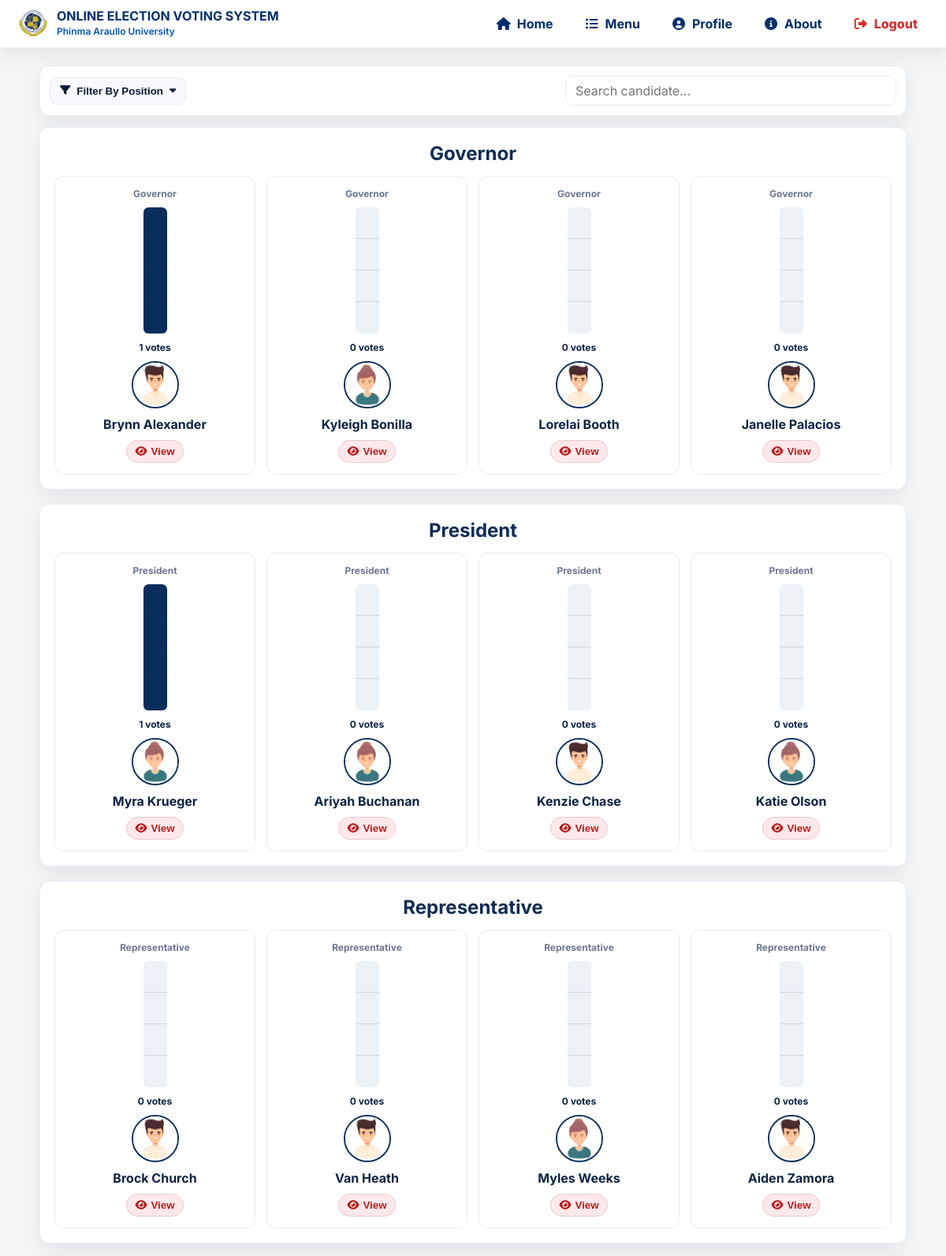
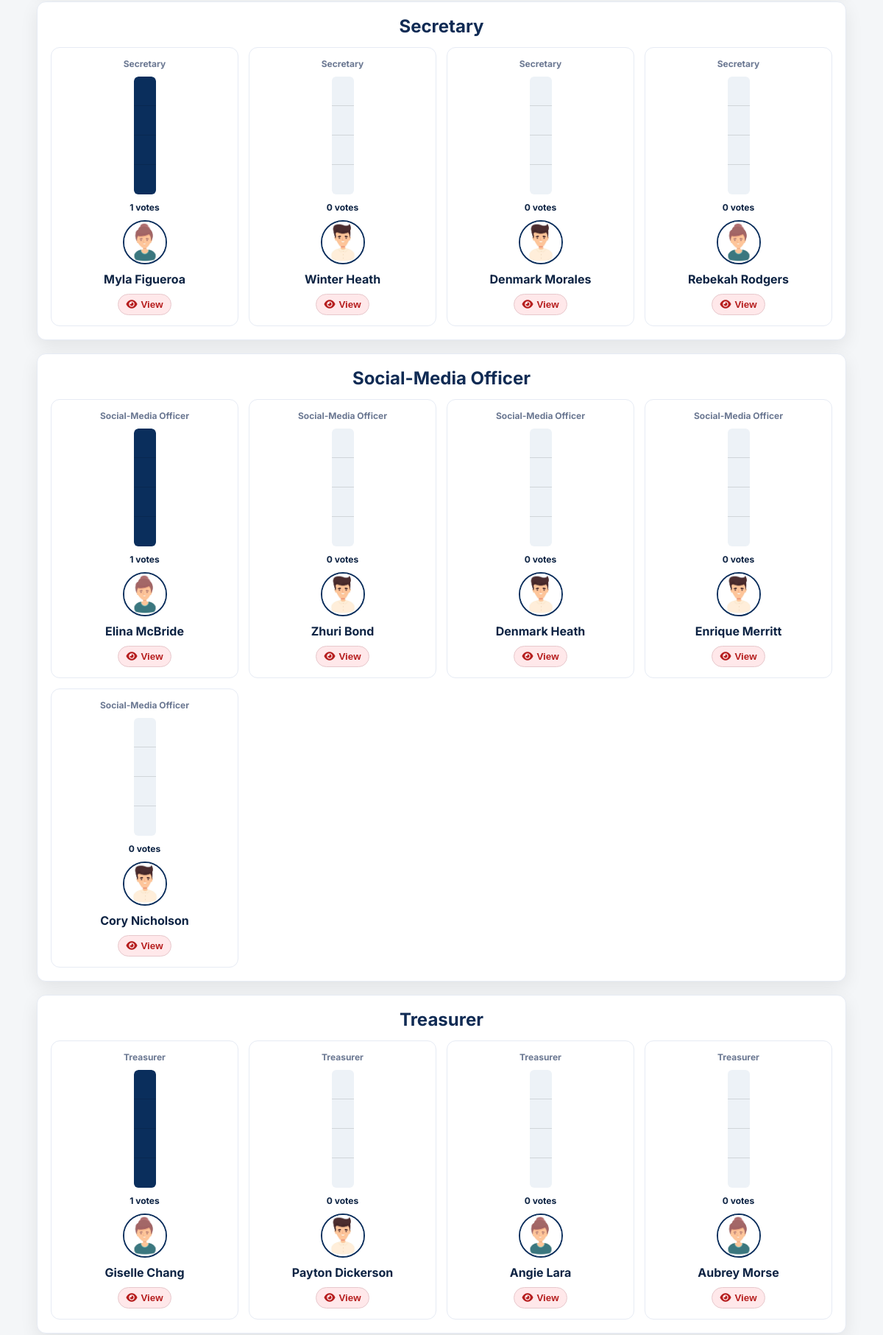
The app's page /election_officer/result.php (signed in, upper part) with its own data (2 pictures, top to bottom).
### tables this page shows
CREATE TABLE `candidate` (
  `CandidateID` int(11) NOT NULL,
  `abc` varchar(1) NOT NULL,
  `Position` varchar(200) NOT NULL,
  `Party` varchar(100) NOT NULL,
  `FirstName` varchar(200) NOT NULL,
  `LastName` varchar(200) NOT NULL,
  `MiddleName` varchar(100) NOT NULL,
  `Gender` varchar(6) NOT NULL,
  `Year` varchar(100) NOT NULL,
  `Photo` varchar(200) NOT NULL,
  `Qualification` text NOT NULL
);

### election_officer/result.php (the view, shortened to what this page needs)
<?php
include('dbcon.php');
$pos_res = mysqli_query($conn, "SELECT DISTINCT Position FROM candidate ORDER BY Position ASC");
$positions = [];
while ($r = mysqli_fetch_assoc($pos_res)) { $positions[] = $r['Position']; }
function fetchCandidatesByPosition($conn, $position){
  $safe = mysqli_real_escape_string($conn, $position);
  $q = mysqli_query($conn, "
    SELECT c.CandidateID, c.FirstName, c.LastName, c.Year, c.Position, c.Photo, c.Qualification, c.Party,
           (SELECT COUNT(*) FROM votes v WHERE v.CandidateID = c.CandidateID) AS vote_count
    FROM candidate c
    WHERE c.Position = '$safe'
    ORDER BY vote_count DESC, c.LastName ASC
  ");
  $rows = [];
  while($row = mysqli_fetch_assoc($q)){ $rows[] = $row; }
  return $rows;
}
?>
<!DOCTYPE html>
<html lang="en">
<head>
  <link rel="stylesheet" href="https://cdnjs.cloudflare.com/ajax/libs/font-awesome/6.5.0/css/all.min.css" />
</head>
<body>
<header>
  <div class="logo-section">
    <img src="images/au.png" alt="Logo" />
    <div class="title">ONLINE ELECTION VOTING SYSTEM<br /><small>Phinma Araullo University</small></div>
  </div>
  <nav>
    <div class="nav-item"><a href="home.php"><i class="fas fa-home"></i> Home</a></div>
    <div class="nav-item">
      <a href="#"><i class="fas fa-list-ul"></i> Menu</a>
    </div>
    <div class="nav-item">
      <a href="#"><i class="fas fa-user-circle"></i> Profile</a>
    </div>
    <div class="nav-item"><a href="about.php"><i class="fas fa-circle-info"></i> About</a></div>
    <div class="nav-item logout"><a href="logout.php"><i class="fas fa-sign-out-alt"></i> Logout</a></div>
  </nav>
</header>
<main>
  <div class="container">
    <div class="tools">
      <div class="filter-wrap">
        <button class="btn" id="filterBtn" type="button">
          <i class="fa fa-filter"></i> Filter By Position <i class="fa fa-caret-down" aria-hidden="true"></i>
        </button>
      </div>
      <div class="search-wrap">
        <input type="search" id="searchBox" placeholder="Search candidate..." />
      </div>
    </div>
    <?php
      foreach ($positions as $position):
        $cands = fetchCandidatesByPosition($conn, $position);
        $max_votes = max(array_column($cands, 'vote_count'));
    ?>
      <section class="section position-section" data-position="<?php echo htmlspecialchars($position); ?>">
        <h2><?php echo htmlspecialchars($position); ?></h2>
        <div class="grid">
          <?php foreach($cands as $cand):
            $h = ($max_votes > 0) ? round(($cand['vote_count'] / $max_votes) * 100, 2) : 0;
            $fullName = $cand['FirstName'].' '.$cand['LastName'];
          ?>
            <article class="card candidate-card"
                     data-name="<?php echo htmlspecialchars(strtolower($fullName)); ?>">
              <div class="pos-label"><?php echo htmlspecialchars($position); ?></div>
              <div class="bar-rail">
                <div class="bar-tick t1"></div>
                <div class="bar-tick t2"></div>
                <div class="bar-tick t3"></div>
                <div class="bar-fill" style="height: <?php echo $h; ?>%;"></div>
              </div>
              <div class="votes"><?php echo (int)$cand['vote_count']; ?> votes</div>
              <img class="avatar" src="<?php echo $cand['Photo']; ?>" alt="<?php echo htmlspecialchars($fullName); ?>" />
              <div class="name"><?php echo htmlspecialchars($fullName); ?></div>
              <button class="pill view-btn"
                data-photo="<?php echo htmlspecialchars($cand['Photo']); ?>"
                data-name="<?php echo htmlspecialchars($fullName); ?>"
                data-position="<?php echo htmlspecialchars($cand['Position']); ?>"
                data-year="<?php echo htmlspecialchars($cand['Year']); ?>"
                data-party="<?php echo htmlspecialchars($cand['Party']); ?>"
                data-votes="<?php echo (int)$cand['vote_count']; ?>"
                data-qual="<?php echo htmlspecialchars($cand['Qualification']); ?>">
                <i class="fa fa-eye"></i> View
              </button>
            </article>
          <?php endforeach; ?>
        </div>
      </section>
    <?php endforeach; ?>
  </div>
</main>
</body>
</html>

### election_officer/result.php (style rules this page uses)
:root { --primary:#002f6c; --accent:#0056b3; --bg:#f4f6f8; --white:#fff; --ink:#0d2343; --muted:#6c7b90; --border:#e6ebf4; --shadow:0 8px 24px rgba(0,0,0,.08); --ring:#9ec5ff; --table-head:#0a2e5c; }
* { box-sizing:border-box }
html,body { height:100% }
body { font-family:Inter,system-ui,-apple-system,Segoe UI,Roboto,Arial,sans-serif;background:var(--bg);margin:0;color:var(--ink) }
a { text-decoration:none;color:inherit }
header { background:var(--white); box-shadow:var(--shadow); border-bottom:1px solid var(--border); padding:10px 22px; display:flex; justify-content:space-between; align-items:center; gap:16px; position:sticky; top:0; z-index:10; }
.logo-section { display:flex; align-items:center; gap:10px }
.logo-section img { height:40px }
.logo-section .title { font-weight:700; font-size:16px; color:var(--primary); line-height:1.1 }
.logo-section .title small { font-weight:600; font-size:12px; color:var(--accent) }
nav { display:flex; align-items:center; gap:12px }
.nav-item { position:relative }
.nav-item > a { display:inline-flex; align-items:center; gap:8px; padding:8px 14px; border-radius:10px; font-weight:700; color:var(--primary); transition:.2s }
.nav-item > a i { width:18px; text-align:center }
.nav-item.logout > a { color:#d92d2d; font-weight:800 }
main { padding:22px 16px }
.container { max-width:1100px; margin:0 auto }
.tools { display:flex; align-items:center; justify-content:space-between; gap:12px; background:#fff; border:1px solid var(--border); border-radius:12px; box-shadow:var(--shadow); padding:12px; margin-bottom:14px; }
.btn { display:inline-flex; align-items:center; gap:8px; border:1px solid var(--border); background:#f7f9fc; color:#0b1b36; font-weight:700; border-radius:10px; padding:9px 12px; cursor:pointer; }
.search-wrap { flex:1; display:flex; justify-content:flex-end }
.search-wrap input { width:min(420px, 100%); height:38px; border:1px solid var(--border); border-radius:10px; padding:0 12px; font:inherit; outline:none; }
.filter-wrap { position:relative }
.section { background:#fff; border:1px solid var(--border); border-radius:12px; box-shadow:var(--shadow); padding:18px; margin-bottom:18px }
.section h2 { margin:0 0 14px; text-align:center; color:#102b54 }
.grid { display:grid; grid-template-columns:repeat(auto-fit, minmax(220px, 1fr)); gap:14px }
.card { border:1px solid var(--border); border-radius:12px; background:#fff; padding:14px; display:flex; flex-direction:column; align-items:center; gap:10px; }
.pos-label { font-size:12px; color:#6b7892; font-weight:700 }
.bar-rail { position:relative; height:160px; width:30px; background:#edf2f7; border-radius:6px; overflow:hidden; display:flex; align-items:flex-end; justify-content:center }
.bar-fill { width:100%; background:#0a2e5c; border-radius:6px 6px 0 0 }
.bar-tick { position:absolute; left:0; width:100%; height:1px; background:rgba(0,0,0,.12) }
.bar-tick.t1 { bottom:25% }
.bar-tick.t2 { bottom:50% }
.bar-tick.t3 { bottom:75% }
.votes { font-size:12px; font-weight:700 }
.avatar { width:60px; height:60px; border-radius:50%; object-fit:cover; border:2px solid #0a2e5c }
.name { font-weight:700; text-align:center }
.pill { display:inline-flex; align-items:center; gap:6px; padding:6px 10px; border-radius:999px; border:1px solid #e7c8cc; background:#ffe8ea; color:#b61e1e; font-weight:700; cursor:pointer }
.pill i { width:14px; text-align:center }

### records on screen
candidate: position "Governor", $h 100 (drawn), vote_count "1", Photo (picture), fullName "Brynn Alexander"
candidate: position "Governor", vote_count "0", Photo (picture), fullName "Kyleigh Bonilla"
candidate: position "Governor", vote_count "0", Photo (picture), fullName "Lorelai Booth"
candidate: position "Governor", vote_count "0", Photo (picture), fullName "Janelle Palacios"
candidate: position "President", $h 100 (drawn), vote_count "1", Photo (picture), fullName "Myra Krueger"
candidate: position "President", vote_count "0", Photo (picture), fullName "Ariyah Buchanan"
candidate: position "President", vote_count "0", Photo (picture), fullName "Kenzie Chase"
candidate: position "President", vote_count "0", Photo (picture), fullName "Katie Olson"
candidate: position "Representative", vote_count "0", Photo (picture), fullName "Brock Church"
candidate: position "Representative", vote_count "0", Photo (picture), fullName "Van Heath"
candidate: position "Representative", vote_count "0", Photo (picture), fullName "Myles Weeks"
candidate: position "Representative", vote_count "0", Photo (picture), fullName "Aiden Zamora"
candidate: position "Secretary", $h 100 (drawn), vote_count "1", Photo (picture), fullName "Myla Figueroa"
candidate: position "Secretary", vote_count "0", Photo (picture), fullName "Winter Heath"
candidate: position "Secretary", vote_count "0", Photo (picture), fullName "Denmark Morales"
candidate: position "Secretary", vote_count "0", Photo (picture), fullName "Rebekah Rodgers"
candidate: position "Social-Media Officer", $h 100 (drawn), vote_count "1", Photo (picture), fullName "Elina McBride"
candidate: position "Social-Media Officer", vote_count "0", Photo (picture), fullName "Zhuri Bond"
candidate: position "Social-Media Officer", vote_count "0", Photo (picture), fullName "Denmark Heath"
candidate: position "Social-Media Officer", vote_count "0", Photo (picture), fullName "Enrique Merritt"
candidate: position "Social-Media Officer", vote_count "0", Photo (picture), fullName "Cory Nicholson"
candidate: position "Treasurer", $h 100 (drawn), vote_count "1", Photo (picture), fullName "Giselle Chang"
candidate: position "Treasurer", vote_count "0", Photo (picture), fullName "Payton Dickerson"
candidate: position "Treasurer", vote_count "0", Photo (picture), fullName "Angie Lara"
candidate: position "Treasurer", vote_count "0", Photo (picture), fullName "Aubrey Morse"

### other values on screen
$position "Governor"
$position "President"
$position "Representative"
$position "Secretary"
$position "Social-Media Officer"
$position "Treasurer"
